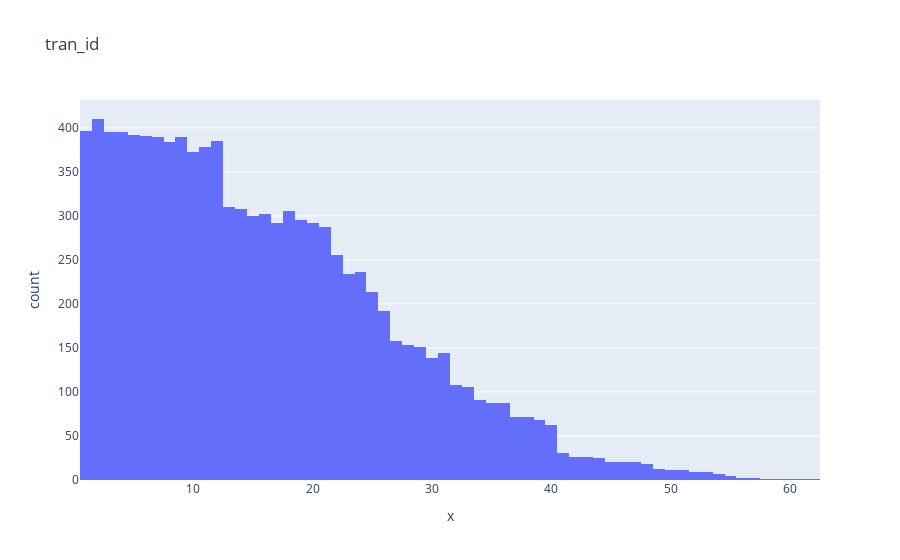

Source (notebook cell):
### Code cell
df=dfsavings_tran[dfsavings_tran['tran_amt'] != 0] # Put name of dataframe variable here
@interact_manual #decorator
def exploreHistogram(x=list(df.select_dtypes('number').columns)[1:]):
    fig = px.histogram(x=df[x],title=x)
    fig.show()

### Figure 1 — Plotly figure (JSON) as saved in the notebook; plotly's stock layout.template omitted (floating-point values rounded to 4 significant figures; data arrays with more than 128 entries replaced by an {"elided": "..."} marker saying what was removed)
{"data": [{"alignmentgroup": "True", "bingroup": "x", "hovertemplate": "x=%{x}<br>count=%{y}<extra></extra>", "legendgroup": "", "marker": {"color": "#636efa", "pattern": {"shape": ""}}, "name": "", "offsetgroup": "", "orientation": "v", "showlegend": false, "type": "histogram", "x": {"elided": "10260 int values"}, "xaxis": "x", "yaxis": "y"}], "layout": {"barmode": "relative", "legend": {"tracegroupgap": 0}, "title": {"text": "tran_id"}, "xaxis": {"anchor": "y", "domain": [0, 1], "title": {"text": "x"}}, "yaxis": {"anchor": "x", "domain": [0, 1], "title": {"text": "count"}}}}
